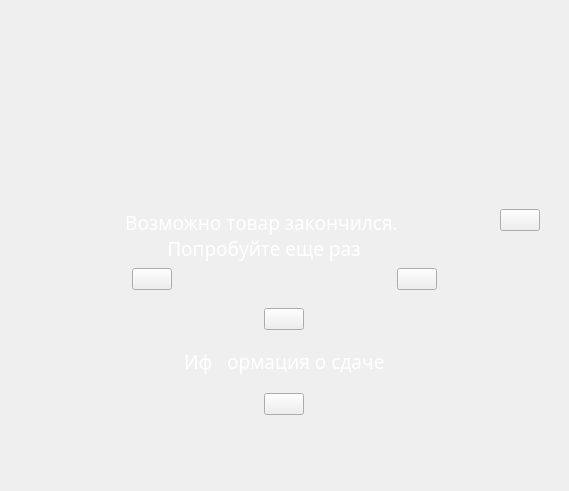
<?xml version="1.0" encoding="UTF-8"?>
<ui version="4.0">
 <class>d1_Screen_8</class>
 <widget class="QWidget" name="d1_Screen_8">
  <property name="geometry">
   <rect>
    <x>0</x>
    <y>0</y>
    <width>569</width>
    <height>491</height>
   </rect>
  </property>
  <property name="windowTitle">
   <string>Form</string>
  </property>
  <layout class="QVBoxLayout" name="verticalLayout">
   <item>
    <widget class="QWidget" name="d1_8_widgetBackground" native="true">
     <property name="styleSheet">
      <string notr="true">#d1_8_widgetBackground{
	border-image: url(:/d1_noItem.png);
}</string>
     </property>
     <layout class="QVBoxLayout" name="verticalLayout_2" stretch="2,3">
      <property name="spacing">
       <number>20</number>
      </property>
      <item>
       <spacer name="verticalSpacer">
        <property name="orientation">
         <enum>Qt::Vertical</enum>
        </property>
        <property name="sizeHint" stdset="0">
         <size>
          <width>20</width>
          <height>177</height>
         </size>
        </property>
       </spacer>
      </item>
      <item>
       <widget class="QWidget" name="d1_8_widgetContent" native="true">
        <layout class="QVBoxLayout" name="verticalLayout_5">
         <item>
          <layout class="QHBoxLayout" name="d1_8_hlTopWidget" stretch="10,1">
           <property name="spacing">
            <number>0</number>
           </property>
           <property name="leftMargin">
            <number>0</number>
           </property>
           <property name="topMargin">
            <number>0</number>
           </property>
           <property name="bottomMargin">
            <number>0</number>
           </property>
           <item>
            <layout class="QVBoxLayout" name="d1_8_vlText">
             <property name="topMargin">
              <number>0</number>
             </property>
             <item>
              <widget class="QLabel" name="d1_8_lblInfo">
               <property name="palette">
                <palette>
                 <active>
                  <colorrole role="WindowText">
                   <brush brushstyle="SolidPattern">
                    <color alpha="255">
                     <red>255</red>
                     <green>255</green>
                     <blue>255</blue>
                    </color>
                   </brush>
                  </colorrole>
                 </active>
                 <inactive>
                  <colorrole role="WindowText">
                   <brush brushstyle="SolidPattern">
                    <color alpha="255">
                     <red>255</red>
                     <green>255</green>
                     <blue>255</blue>
                    </color>
                   </brush>
                  </colorrole>
                 </inactive>
                 <disabled>
                  <colorrole role="WindowText">
                   <brush brushstyle="SolidPattern">
                    <color alpha="96">
                     <red>164</red>
                     <green>166</green>
                     <blue>168</blue>
                    </color>
                   </brush>
                  </colorrole>
                 </disabled>
                </palette>
               </property>
               <property name="font">
                <font>
                 <family>Baloo Cyrillic</family>
                 <pointsize>14</pointsize>
                </font>
               </property>
               <property name="text">
                <string>Возможно товар закончился.
 Попробуйте еще раз</string>
               </property>
               <property name="alignment">
                <set>Qt::AlignCenter</set>
               </property>
               <property name="wordWrap">
                <bool>true</bool>
               </property>
              </widget>
             </item>
            </layout>
           </item>
           <item alignment="Qt::AlignRight|Qt::AlignTop">
            <widget class="QPushButton" name="d1_8_btnClose">
             <property name="sizePolicy">
              <sizepolicy hsizetype="Preferred" vsizetype="Preferred">
               <horstretch>0</horstretch>
               <verstretch>0</verstretch>
              </sizepolicy>
             </property>
             <property name="styleSheet">
              <string notr="true">#d1_8_btnClose{
	border-image: url(:/d1_btnClose.png);
}</string>
             </property>
             <property name="text">
              <string/>
             </property>
            </widget>
           </item>
          </layout>
         </item>
         <item>
          <layout class="QVBoxLayout" name="verticalLayout_4">
           <property name="spacing">
            <number>18</number>
           </property>
           <item>
            <layout class="QHBoxLayout" name="horizontalLayout">
             <item alignment="Qt::AlignHCenter">
              <widget class="QPushButton" name="d1_8_btnTry">
               <property name="styleSheet">
                <string notr="true">#d1_8_btnTry{
border-image: url(:/d1_try.png);
}</string>
               </property>
               <property name="text">
                <string/>
               </property>
              </widget>
             </item>
             <item alignment="Qt::AlignHCenter">
              <widget class="QPushButton" name="d1_8_btnReturnVisa">
               <property name="styleSheet">
                <string notr="true">#d1_8_btnReturnVisa{
	border-image: url(:/d1_btnReturnVisa.png);
}</string>
               </property>
               <property name="text">
                <string/>
               </property>
              </widget>
             </item>
            </layout>
           </item>
           <item>
            <layout class="QHBoxLayout" name="horizontalLayout_2">
             <item alignment="Qt::AlignHCenter">
              <widget class="QPushButton" name="d1_8_btnBuyMore">
               <property name="styleSheet">
                <string notr="true">#d1_8_btnBuyMore{
	border-image: url(:/d1_btnBuyMore.png);
}</string>
               </property>
               <property name="text">
                <string/>
               </property>
              </widget>
             </item>
            </layout>
           </item>
           <item>
            <layout class="QVBoxLayout" name="verticalLayout_3">
             <item alignment="Qt::AlignHCenter">
              <widget class="QLabel" name="d1_8_lblInfoReturn">
               <property name="palette">
                <palette>
                 <active>
                  <colorrole role="WindowText">
                   <brush brushstyle="SolidPattern">
                    <color alpha="255">
                     <red>255</red>
                     <green>255</green>
                     <blue>255</blue>
                    </color>
                   </brush>
                  </colorrole>
                 </active>
                 <inactive>
                  <colorrole role="WindowText">
                   <brush brushstyle="SolidPattern">
                    <color alpha="255">
                     <red>255</red>
                     <green>255</green>
                     <blue>255</blue>
                    </color>
                   </brush>
                  </colorrole>
                 </inactive>
                 <disabled>
                  <colorrole role="WindowText">
                   <brush brushstyle="SolidPattern">
                    <color alpha="255">
                     <red>190</red>
                     <green>190</green>
                     <blue>190</blue>
                    </color>
                   </brush>
                  </colorrole>
                 </disabled>
                </palette>
               </property>
               <property name="font">
                <font>
                 <family>Baloo Cyrillic</family>
                 <pointsize>14</pointsize>
                </font>
               </property>
               <property name="text">
                <string>Иф   ормация о сдаче</string>
               </property>
              </widget>
             </item>
             <item alignment="Qt::AlignHCenter">
              <widget class="QPushButton" name="d1_8_btnGetCoin">
               <property name="styleSheet">
                <string notr="true">#d1_8_btnGetCoin{
	border-image: url(:/d1_btnGetCoin.png);
}</string>
               </property>
               <property name="text">
                <string/>
               </property>
              </widget>
             </item>
            </layout>
           </item>
          </layout>
         </item>
         <item>
          <spacer name="verticalSpacer_2">
           <property name="orientation">
            <enum>Qt::Vertical</enum>
           </property>
           <property name="sizeHint" stdset="0">
            <size>
             <width>20</width>
             <height>40</height>
            </size>
           </property>
          </spacer>
         </item>
        </layout>
       </widget>
      </item>
     </layout>
    </widget>
   </item>
  </layout>
 </widget>
 <resources/>
 <connections/>
</ui>
